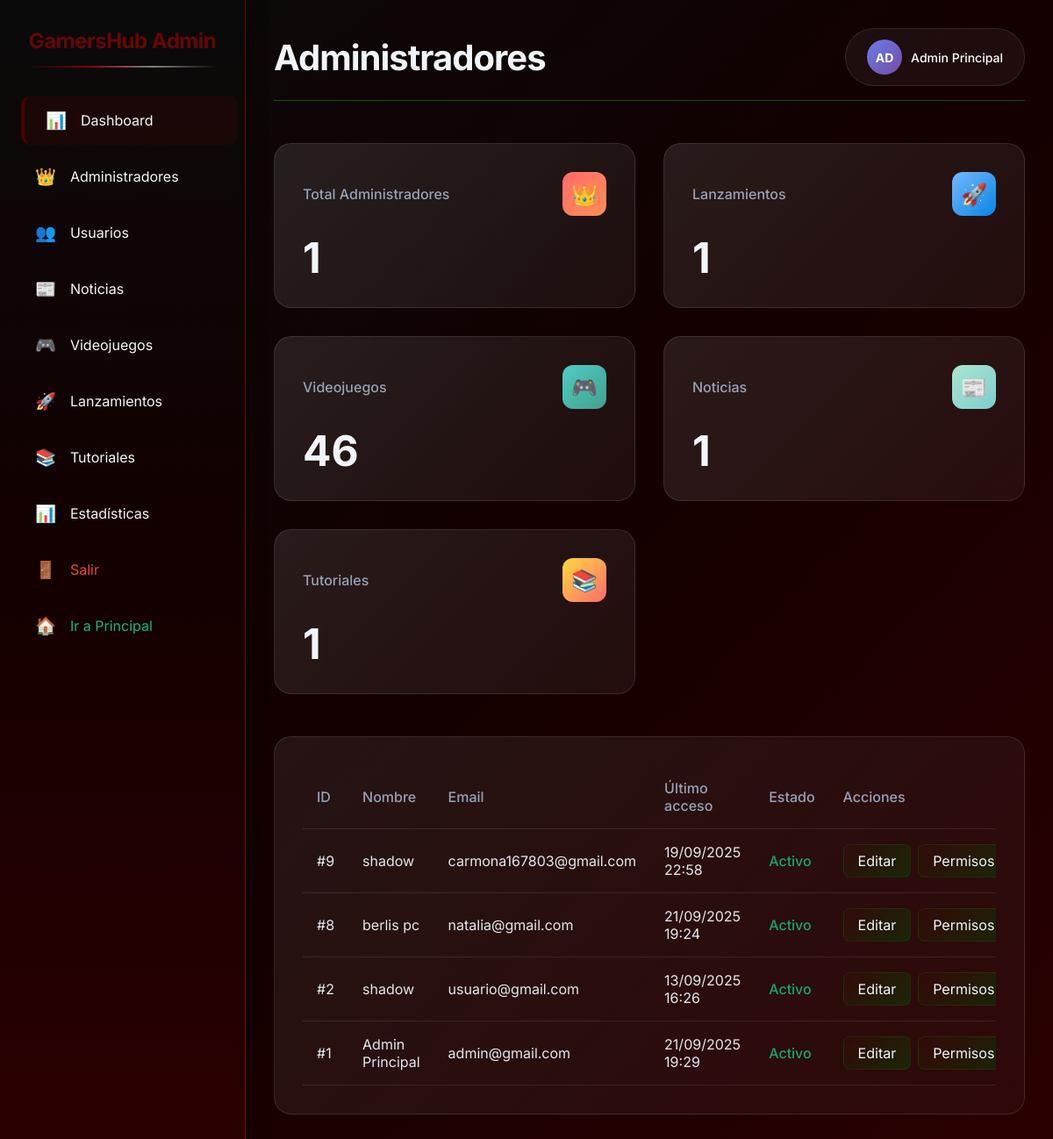
The app's page /controlador/administracion.php (signed in) with its own data.
### tables this page shows
CREATE TABLE `usuarios` (
  `id` int(11) NOT NULL,
  `nombre` varchar(100) NOT NULL,
  `email` varchar(100) NOT NULL,
  `password` varchar(255) NOT NULL,
  `tipo_usuario` enum('usuario','admin','adminvista','moderador') DEFAULT 'usuario',
  `fecha_registro` timestamp NOT NULL DEFAULT current_timestamp(),
  `ultimo_acceso` timestamp NULL DEFAULT NULL,
  `estado` enum('activo','inactivo') DEFAULT 'activo',
  `rango_id` int(11) DEFAULT NULL,
  `foto_perfil` varchar(255) DEFAULT NULL,
  `puntos` int(11) DEFAULT 0
);

### controlador/administracion.php (the view, shortened to what this page needs)
<?php
require_once 'conexion.php';
$conexion = $conexion;
$stmt_usuario = $conexion->prepare("SELECT nombre, foto_perfil FROM usuarios WHERE id = ?");
$stmt_usuario->bind_param("i", $_SESSION['usuario_id']);
$stmt_usuario->execute();
$usuario_info = $stmt_usuario->get_result()->fetch_assoc();
$stats = [
    'total_admin' => $conexion->query("SELECT COUNT(*) as total FROM usuarios WHERE tipo_usuario = 'admin'")->fetch_assoc()['total'],
    'total_lanzamientos' => $conexion->query("SELECT COUNT(*) as total FROM game_launches")->fetch_assoc()['total'],
    'total_videojuegos' => $conexion->query("SELECT COUNT(*) as total FROM games")->fetch_assoc()['total'],
    'total_noticias' => $conexion->query("SELECT COUNT(*) as total FROM noticias")->fetch_assoc()['total'],
    'total_tutoriales' => $conexion->query("SELECT COUNT(*) as total FROM tutoriales")->fetch_assoc()['total']
];
$consulta = "SELECT u.*,
            (SELECT COUNT(*) FROM sesiones WHERE usuario_id = u.id) as total_sesiones,
            (SELECT fecha FROM sesiones WHERE usuario_id = u.id ORDER BY fecha DESC LIMIT 1) as ultima_sesion
            FROM usuarios u
            WHERE u.tipo_usuario IN ('admin', 'moderador', 'adminvista')
            ORDER BY u.id DESC";
$resultado = $conexion->query($consulta);
$tipo_logueado = $_SESSION['tipo_usuario'];
$permite_editar = in_array($tipo_logueado, ['admin', 'moderador']);
?>
<!DOCTYPE html>
<html lang="es">
<head>
    <link rel="stylesheet" href="../vista/css/admin.css">
</head>
<body>
    <div class="container">
        <nav class="sidebar">
            <div class="logo">
                <h2>GamersHub Admin</h2>
            </div>
            <div class="nav-menu">
                <div class="nav-item">
                    <a href="administracion.php" class="nav-link active">
                        <span class="nav-icon">📊</span>
                        <span>Dashboard</span>
                    </a>
                </div>
                <div class="nav-item">
                    <a href="administradores.php" class="nav-link">
                        <span class="nav-icon">👑</span>
                        <span>Administradores</span>
                    </a>
                </div>
                <div class="nav-item">
                    <a href="usuarios.php" class="nav-link">
                        <span class="nav-icon">👥</span>
                        <span>Usuarios</span>
                    </a>
                </div>
                <div class="nav-item">
                    <a href="noticias.php" class="nav-link">
                        <span class="nav-icon">📰</span>
                        <span>Noticias</span>
                    </a>
                </div>
                <div class="nav-item">
                    <a href="videojuegos.php" class="nav-link">
                        <span class="nav-icon">🎮</span>
                        <span>Videojuegos</span>
                    </a>
                </div>
                <div class="nav-item">
                    <a href="lanzamiento.php" class="nav-link">
                        <span class="nav-icon">🚀</span>
                        <span>Lanzamientos</span>
                    </a>
                </div>
                <div class="nav-item">
                    <a href="tutorial.php" class="nav-link">
                        <span class="nav-icon">📚</span>
                        <span>Tutoriales</span>
                    </a>
                </div>
                <div class="nav-item">
                    <a href="estadisticas.php" class="nav-link">
                        <span class="nav-icon">📊</span>
                        <span>Estadísticas</span>
                    </a>
                </div>
                <div class="nav-item">
                    <a href="logout.php" class="nav-link" style="color: #ef4444;">
                        <span class="nav-icon">🚪</span>
                        <span>Salir</span>
                    </a>
                </div>
                <div class="nav-item">
                    <a href="principal.php" class="nav-link" style="color: #10b981;">
                        <span class="nav-icon">🏠</span>
                        <span>Ir a Principal</span>
                    </a>
                </div>
            </div>
        </nav>
        <main class="main-content">
            <header class="header">
                <h1>Administradores</h1>
                <div class="user-profile">
                    <?php if (!empty($usuario_info['foto_perfil']) && file_exists('../vista/' . $usuario_info['foto_perfil'])): ?>
                        <img src="../vista/<?php echo htmlspecialchars($usuario_info['foto_perfil']); ?>"
                             alt="Foto de perfil"
                             class="profile-avatar-img">
                    <?php else: ?>
                        <div class="avatar"><?php echo substr($usuario_info['nombre'] ?? $_SESSION['nombre'], 0, 2); ?></div>
                    <?php endif; ?>
                    <span class="profile-name"><?php echo htmlspecialchars($usuario_info['nombre'] ?? $_SESSION['nombre']); ?></span>
                </div>
            </header>
            <div class="stats-grid">
                <div class="stat-card">
                    <div class="stat-header">
                        <h3 class="stat-title">Total Administradores</h3>
                        <div class="stat-icon admin">👑</div>
                    </div>
                    <div class="stat-number"><?php echo $stats['total_admin']; ?></div>
                </div>
                <div class="stat-card">
                    <div class="stat-header">
                        <h3 class="stat-title">Lanzamientos</h3>
                        <div class="stat-icon launches">🚀</div>
                    </div>
                    <div class="stat-number"><?php echo $stats['total_lanzamientos']; ?></div>
                </div>
                <div class="stat-card">
                    <div class="stat-header">
                        <h3 class="stat-title">Videojuegos</h3>
                        <div class="stat-icon games">🎮</div>
                    </div>
                    <div class="stat-number"><?php echo $stats['total_videojuegos']; ?></div>
                </div>
                <div class="stat-card">
                    <div class="stat-header">
                        <h3 class="stat-title">Noticias</h3>
                        <div class="stat-icon news">📰</div>
                    </div>
                    <div class="stat-number"><?php echo $stats['total_noticias']; ?></div>
                </div>
                <div class="stat-card">
                    <div class="stat-header">
                        <h3 class="stat-title">Tutoriales</h3>
                        <div class="stat-icon tutorials">📚</div>
                    </div>
                    <div class="stat-number"><?php echo $stats['total_tutoriales']; ?></div>
                </div>
            </div>
            <div class="admin-table">
                <div class="table-container">
                    <table>
                        <thead>
                            <tr>
                                <th>ID</th>
                                <th>Nombre</th>
                                <th>Email</th>
                                <th>Último acceso</th>
                                <th>Estado</th>
                                <th>Acciones</th>
                            </tr>
                        </thead>
                        <tbody>
                            <?php while ($admin = $resultado->fetch_assoc()): ?>
                                <tr>
                                    <td>#<?php echo $admin['id']; ?></td>
                                    <td><?php echo htmlspecialchars($admin['nombre']); ?></td>
                                    <td><?php echo htmlspecialchars($admin['email']); ?></td>
                                    <td><?php echo $admin['ultima_sesion'] ? date('d/m/Y H:i', strtotime($admin['ultima_sesion'])) : 'Nunca'; ?></td>
                                    <td><span class="status-<?php echo $admin['estado']; ?>"><?php echo ucfirst($admin['estado']); ?></span></td>
                                    <td>
                                        <div class="action-buttons">
                                            <?php if ($permite_editar): ?>
                                                <a href="editar_admin.php?id=<?php echo $admin['id']; ?>" class="action-button">Editar</a>
                                            <?php endif; ?>
                                            <?php if ($tipo_logueado === 'admin'): ?>
                                                <a href="permisos.php?id=<?php echo $admin['id']; ?>" class="action-button">Permisos</a>
                                            <?php endif; ?>
                                        </div>
                                    </td>
                                </tr>
                            <?php endwhile; ?>
                        </tbody>
                    </table>
                </div>
            </div>
        </main>
    </div>
</body>
</html>

### controlador/administracion.php (style rules this page uses)
.user-profile { display: flex; align-items: center; gap: 10px; }
.profile-name { color: #ffffff; font-weight: 500; font-size: 14px; }
.avatar { width: 40px; height: 40px; background: linear-gradient(135deg, #667eea 0%, #764ba2 100%); color: white; border-radius: 50%; display: flex; align-items: center; justify-content: center; font-weight: bold; font-size: 14px; text-transform: uppercase; box-shadow: 0 2px 4px rgba(0,0,0,0.1); }

### records on screen
usuarios: nombre "AD", nombre "Admin Principal", id "1", email "admin@gmail.com", ultima_sesion "21/09/2025 19:29", estado "Activo"
usuarios: id "9", nombre "shadow", email "carmona167803@gmail.com", ultima_sesion "19/09/2025 22:58", estado "Activo"
usuarios: id "8", nombre "berlis pc", email "natalia@gmail.com", ultima_sesion "21/09/2025 19:24", estado "Activo"
usuarios: id "2", nombre "shadow", email "usuario@gmail.com", ultima_sesion "13/09/2025 16:26", estado "Activo"

### other values on screen
$stats['total_admin'] "1"
$stats['total_lanzamientos'] "1"
$stats['total_videojuegos'] "46"
$stats['total_noticias'] "1"
$stats['total_tutoriales'] "1"
